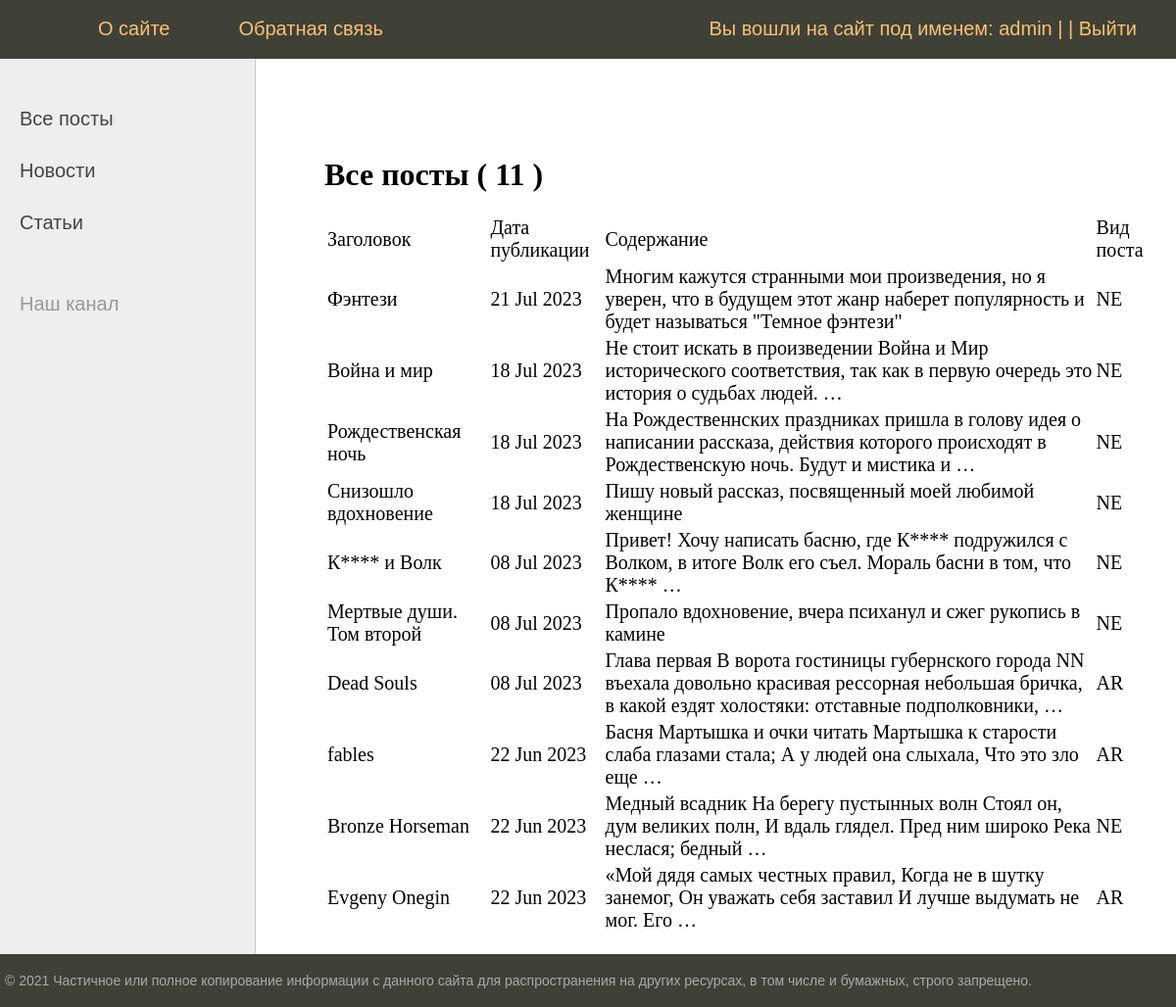
The app's page /posts/ (signed in) with its own data.
### news/models.py (models this page shows, shortened)
class Post(models.Model):
    article_post = 'AR'
    news_post = 'NE'
    POSITIONS = [
        (article_post, 'Статья'),
        (news_post, 'Новость')
    ]
    author = models.ForeignKey(Author, on_delete=models.CASCADE)
    position = models.CharField(max_length=2,
                                choices=POSITIONS,
                                default=article_post)
    time_in = models.DateTimeField(auto_now_add=True)
    category = models.ManyToManyField(Category, through='PostCategory')
    header = models.CharField(max_length=255)
    text_post = models.TextField()
    rating_post = models.IntegerField(default=0)

### news/views.py (the view)
# urls.py: path('', PostList.as_view(), name = 'posts_all'),
class PostList(ListView):
    model = Post
    ordering = '-time_in'
    template_name = 'posts.html'
    context_object_name = 'posts'
    paginate_by = 10
    def get_context_data(self, **kwargs):
        context = super().get_context_data(**kwargs)
        context['news'] = Post.objects.all()
        context['menu'] = menu
        context['title'] = 'Все посты'
        context['is_not_author'] = not self.request.user.groups.filter(name='authors').exists()
        return context

### news/templatetags/custom_filters.py (called while the page is built)
@register.filter()
def censor(value):
    CENSORED_LIST = ['редиска', 'придурок', 'урод', 'глупый', 'тупой', 'злой', 'дурак', 'козел']
    if isinstance(value, str):
        str1 = value
        for censor_element in CENSORED_LIST:
            new_text = str1.replace(censor_element, censor_element[0] + "*" * (len(censor_element) - 1))  # замена по нижнему регистру
            str1 = new_text
            new_text = str1.replace(censor_element.capitalize(), censor_element[0].capitalize() + "*" * (len(censor_element) - 1))  # замена по верхнему регистру
            str1 = new_text
        value = str1
    else:
        raise TypeError('Фильтр "censor" может быть применен только к текстовому типу данных')
    return f'{value}'

### templates/posts.html (shortened to what this page needs)
{% extends 'flatpages/default.html' %}
{% load custom_filters %}
{% block content %}
    <h1>Все посты ( {{ news|length }} )</h1>
    {% if posts %}
        <table>
            <tr>
                <td> Заголовок </td>
                <td> Дата публикации </td>
                <td> Содержание </td>
                <td> Вид поста </td>
            </tr>
            {% for post in posts %}
                <tr>
                    <td> {{ post.header|censor }} </td>
                    <td> {{ post.time_in|date:'d M Y' }} </td>
                    <td> {{ post.text_post|censor|truncatewords:20 }} </td>
                    <td> {{ post.position }} </td>
                </tr>
            {% endfor %}
        </table>
    {% else %}
        <h2> Постов нет! </h2>
    {% endif %}
{% endblock content %}

### templates/flatpages/default.html (shortened to what this page needs)
{% load static %}
<!DOCTYPE html>
<html lang="en">
    <head>
        <link type="text/css" href="{% static 'news/css/styles.css' %}" rel="stylesheet" />
    </head>
    <body>
        <table class="table-page" border=0 cellpadding="0" cellspacing="0">
            <tr><td valign=top>
{% block mainmenu %}
		    <div class="header">
			    <ul id="mainmenu" class="mainmenu">
			    <li class="logo"><a href="{% url 'posts_all' %}"><div class="logo"></div></a></li>
{% for m in menu %}
	{% if not forloop.last %}
			<li><a href="{% url m.url_name %}">{{m.title}}</a></li>
	{% else %}
			{% if request.user.username %}
				<li class="last"> Вы вошли на сайт под именем: {{request.user.username}} |
					| <a href="{% url 'logout' %}">Выйти</a> </li>
			{% else %}
				<li class="last"><a href="{{ m.url_name }}">{{m.title}}</a></li>
			{% endif %}
	{% endif %}
{% endfor %}
			</ul>
		</div>
{% endblock mainmenu %}
<table class="table-content" border=0 cellpadding="0" cellspacing="0">
<tr>
	<td valign="top" class="left-chapters">
	<ul id="leftchapters">
		<li><a href="{% url 'posts_all' %}">Все посты</a></li>
		<li><a href="{% url 'news_all' %}">Новости</a></li>
		<li><a href="#">Статьи</a></li>
		<li class="share">
		<p>Наш канал</p>
		<a class="share-yt" href="https://www.youtube.com/channel/UClJzWfGWuGJL2t-3dYKcHTA/playlists" target="_blank" rel="nofollow"></a>
		</li>
	</ul>
</td>
<td valign="top" class="content">
	<div class="content-text">
{% block content %}
{% endblock %}
	</div>
</td></tr></table>
</td></tr>
<tr><td valign=top>
	<div id="footer">
		<p>&copy; 2021 Частичное или полное копирование информации с данного сайта для распространения на других ресурсах, в том числе и бумажных, строго запрещено.</p>
	</div>
</td></tr></table>
</body>
</html>

### static/css/styles.css (style rules this page uses)
html, body { font-family: 'Arial'; margin: 0; padding: 0; height: 100%; width: 100%; color: #444; }
a { color: #0059b2; text-decoration: none; }
.table-page { width: 100%; height: 100%; vertical-align: top; }
.table-page tr { height: 100%; }
.header { background: #3F4137; height: 60px; }
.logo { background: url('../images/logo.png') no-repeat 10px 5px; width: 70px; height: 60px; }
ul.mainmenu { list-style: none; margin: 0; padding: 0; height: 60px; color: #fdc073; font-size: 20px; overflow: hidden; }
ul.mainmenu li { float: left; margin: 18px 40px 0 30px; }
ul.mainmenu li.logo { margin: 0; }
ul.mainmenu li.last { float: right; }
ul.mainmenu li a { color: #fdc073; text-decoration: none; }
.table-content { width: 100%; min-height: 100%; height: 100%; }
.left-chapters { margin: 0; background: #eee; border-right: 1px solid #ccc; min-height: 100%; }
.left-chapters ul { width: 230px; min-height: 100%; margin: 0; padding: 20px 10px 10px 20px; list-style: none; font-size: 20px; }
.left-chapters ul li { margin: 30px 0 0 0; color: #999; }
.left-chapters ul li a { color: #444; text-decoration: none; }
.left-chapters ul li.share { margin: 60px 0 0 0; }
.left-chapters ul li.share p { margin: 30px 0 30px 0; }
.left-chapters ul li.share a { display: inline-block; width: 40px; height: 40px; margin: 0 20px 0 0; }
.left-chapters ul li.share a.share-yt { width: 100%; height: 30px; background: url('../images/share_yt.png') no-repeat 0 0 }
.content { padding: 40px 20px 20px 40px; width: 100%; box-sizing: border-box; }
.content-text { margin: 60px 0 0 30px; color: #000; font-size: 20px; font-family: Yandex Sans Display Light; }
.content-text h1 { font-size: 32px; }
#footer { box-sizing: border-box; background: #3F4137; padding: 5px; color: #aaa; font-size: 14px; font-family: Verdana, Geneva, Arial, Helvetica; text-align: left; overflow: hidden; }

### records on screen
Post: header|censor "Фэнтези", time_in "21 Jul 2023", text_post|censor "Многим кажутся странными мои произведения, но я уверен, что в будущем этот жанр наберет популярность и будет называться \"Темное фэнтези\"", position "NE"
Post: header|censor "Война и мир", time_in "18 Jul 2023", text_post|censor "Не стоит искать в произведении Война и Мир исторического соответствия, так как в первую очередь это история о судьбах людей. …", position "NE"
Post: header|censor "Рождественская ночь", time_in "18 Jul 2023", text_post|censor "На Рождественнских праздниках пришла в голову идея о написании рассказа, действия которого происходят в Рождественскую ночь. Будут и мистика и …", position "NE"
Post: header|censor "Снизошло вдохновение", time_in "18 Jul 2023", text_post|censor "Пишу новый рассказ, посвященный моей любимой женщине", position "NE"
Post: header|censor "К**** и Волк", time_in "08 Jul 2023", text_post|censor "Привет! Хочу написать басню, где К**** подружился с Волком, в итоге Волк его съел. Мораль басни в том, что К**** …", position "NE"
Post: header|censor "Мертвые души. Том второй", time_in "08 Jul 2023", text_post|censor "Пропало вдохновение, вчера психанул и сжег рукопись в камине", position "NE"
Post: header|censor "Dead Souls", time_in "08 Jul 2023", text_post|censor "Глава первая В ворота гостиницы губернского города NN въехала довольно красивая рессорная небольшая бричка, в какой ездят холостяки: отставные подполковники, …", position "AR"
Post: header|censor "fables", time_in "22 Jun 2023", text_post|censor "Басня Мартышка и очки читать Мартышка к старости слаба глазами стала; А у людей она слыхала, Что это зло еще …", position "AR"
Post: header|censor "Bronze Horseman", time_in "22 Jun 2023", text_post|censor "Медный всадник На берегу пустынных волн Стоял он, дум великих полн, И вдаль глядел. Пред ним широко Река неслася; бедный …", position "NE"
Post: header|censor "Evgeny Onegin", time_in "22 Jun 2023", text_post|censor "«Мой дядя самых честных правил, Когда не в шутку занемог, Он уважать себя заставил И лучше выдумать не мог. Его …", position "AR"

### other values on screen
{{ m.title }} "О сайте" "Обратная связь"
{{ request.user.username }} "admin"
{{ news|length }} "11"
